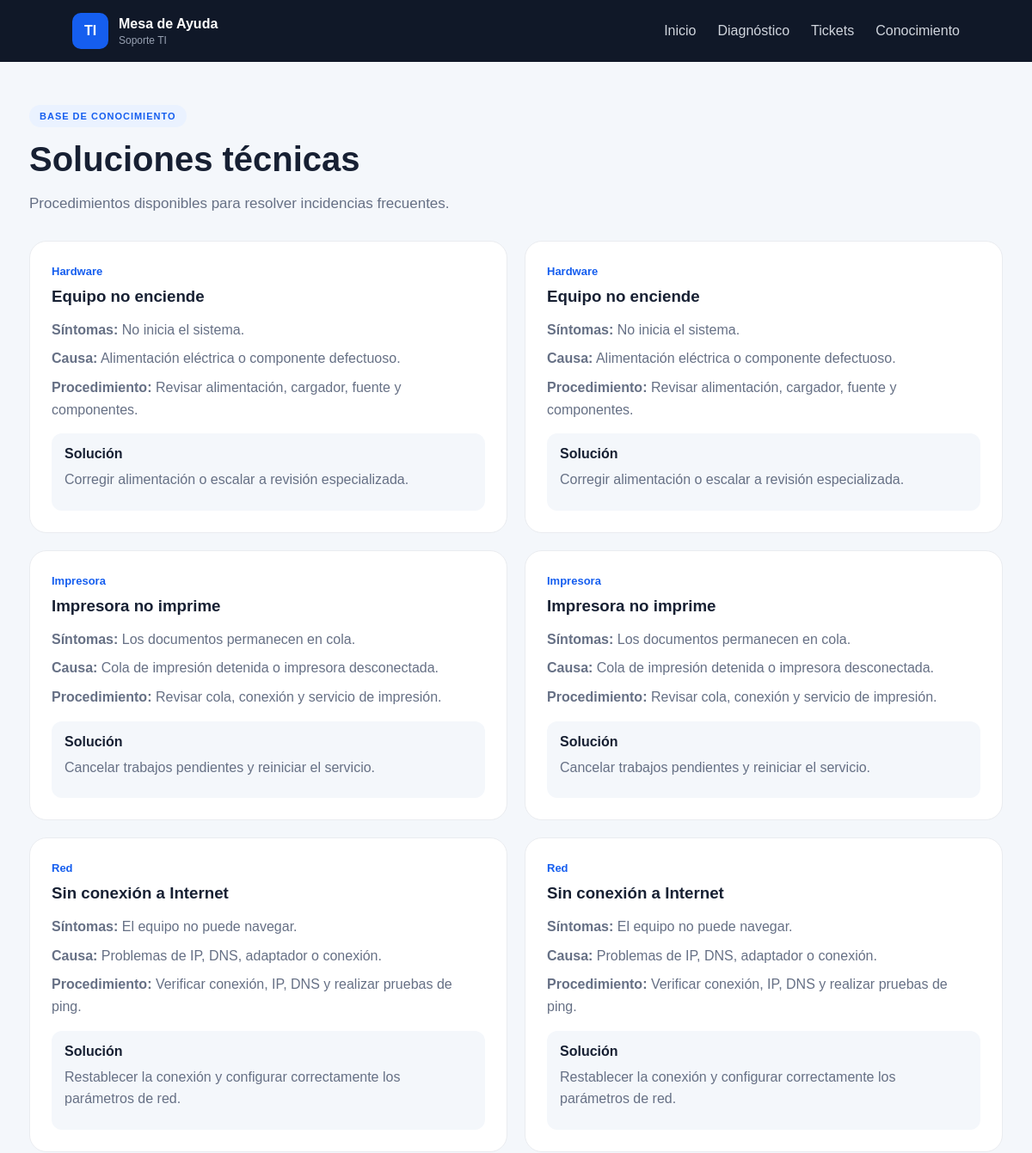
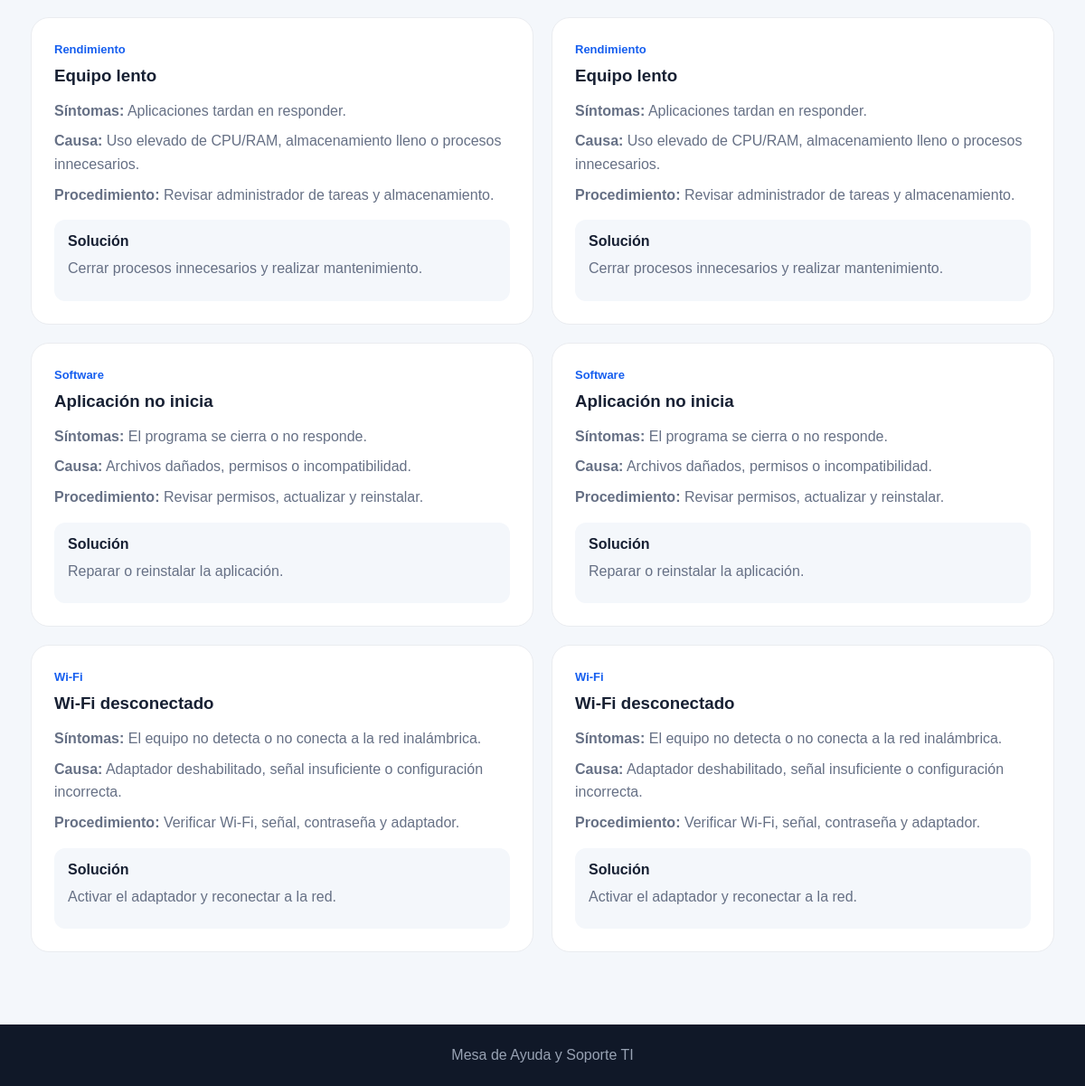
/conocimiento/, run on an earlier commit of the app's database (2 pictures, top to bottom).
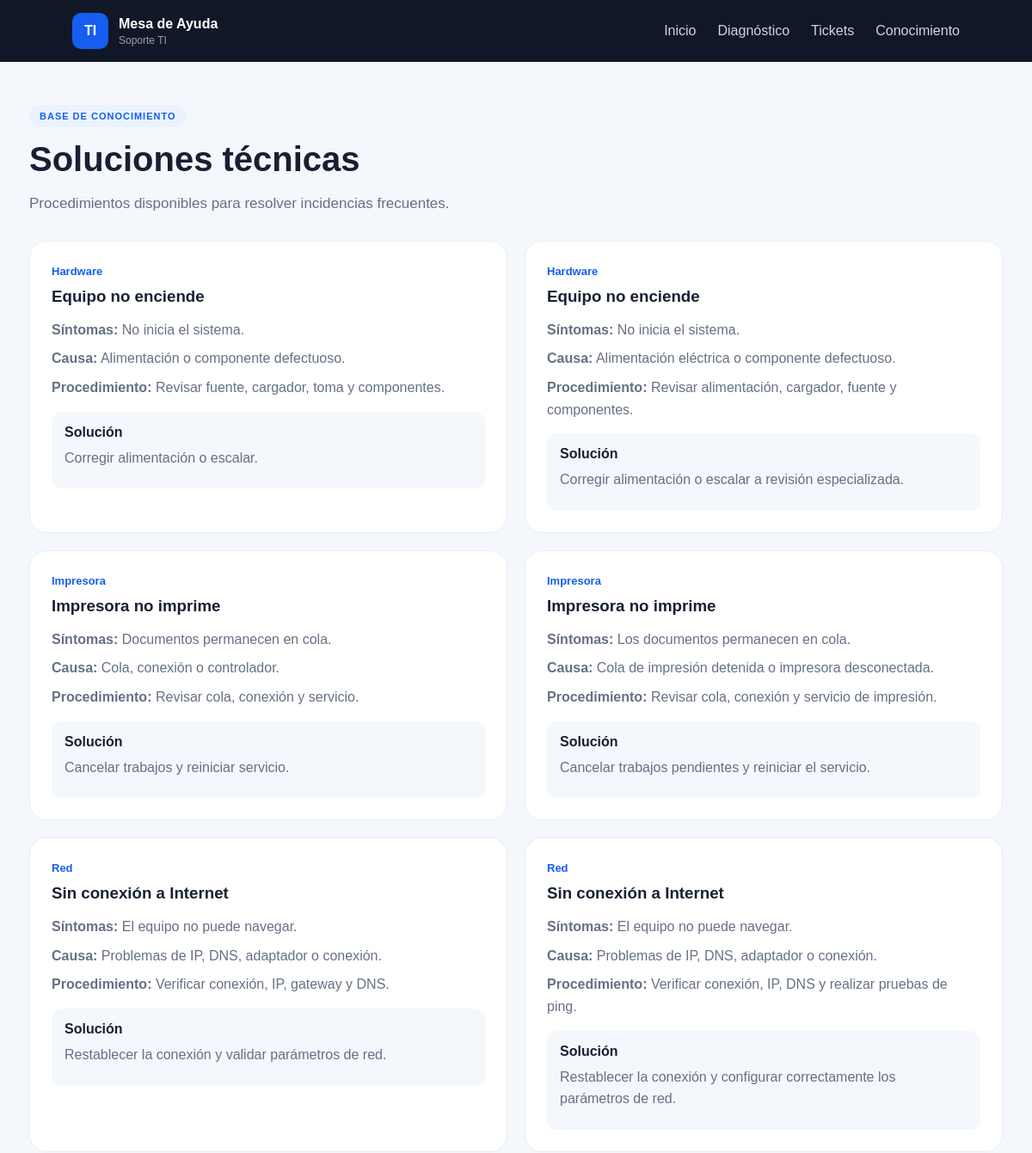
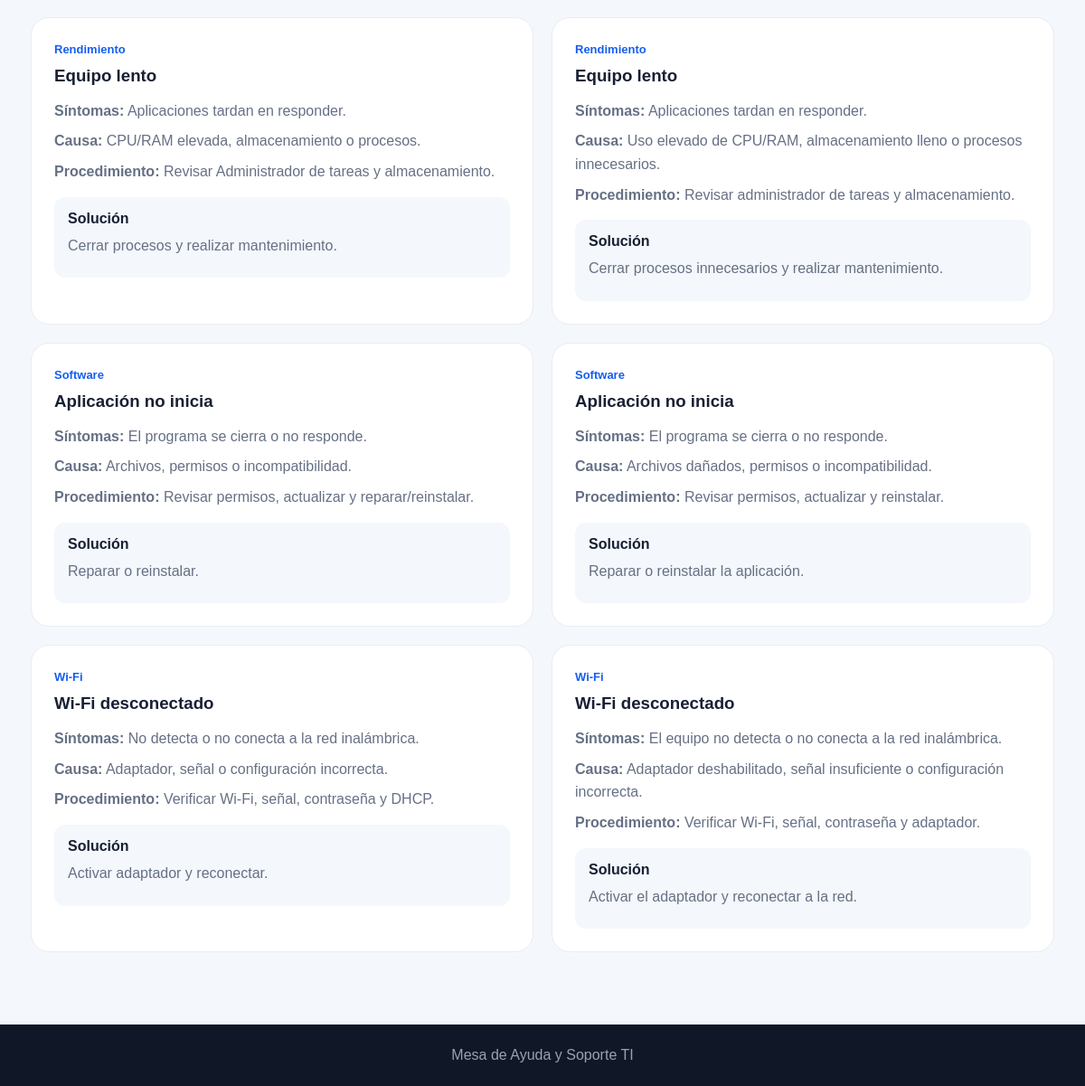
And on a later commit of the database (2 pictures, top to bottom).
### models/conocimiento.py (models this page shows, shortened)
class Conocimiento(db.Model):
    __tablename__ = "conocimiento"
    id = db.Column(db.Integer, primary_key=True)
    categoria = db.Column(
        db.String(80),
        nullable=False
    )
    problema = db.Column(
        db.String(150),
        nullable=False
    )
    sintomas = db.Column(
        db.Text
    )
    causa = db.Column(
        db.Text
    )
    procedimiento = db.Column(
        db.Text
    )
    solucion = db.Column(
        db.Text
    )
    prioridad = db.Column(
        db.String(30),
        default="Media"
    )
    requiere_escalamiento = db.Column(
        db.Boolean,
        default=False
    )

### routes/conocimiento.py (the view)
@conocimiento_bp.route("/")
def listar():
    conocimientos = Conocimiento.query.order_by(
        Conocimiento.categoria
    ).all()
    return render_template(
        "conocimiento.html",
        conocimientos=conocimientos
    )

### templates/conocimiento.html (shortened to what this page needs)
{% extends "base.html" %}
{% block content %}
<div class="page-container">
    <span class="badge">
        BASE DE CONOCIMIENTO
    </span>
    <h1>
        Soluciones técnicas
    </h1>
    <p class="description">
        Procedimientos disponibles para resolver
        incidencias frecuentes.
    </p>
    <div class="knowledge-grid">
        {% for item in conocimientos %}
        <div class="knowledge-card">
            <span class="category">
                {{ item.categoria }}
            </span>
            <h3>
                {{ item.problema }}
            </h3>
            <p>
                <strong>Síntomas:</strong>
                {{ item.sintomas }}
            </p>
            <p>
                <strong>Causa:</strong>
                {{ item.causa }}
            </p>
            <p>
                <strong>Procedimiento:</strong>
                {{ item.procedimiento }}
            </p>
            <div class="solution-mini">
                <strong>
                    Solución
                </strong>
                <p>
                    {{ item.solucion }}
                </p>
            </div>
        </div>
        {% else %}
        <div class="empty-state">
            <h2>
                No hay conocimientos registrados
            </h2>
        </div>
        {% endfor %}
    </div>
</div>
{% endblock %}

### templates/base.html (shortened to what this page needs)
<!DOCTYPE html>
<html lang="es">
<head>
    <link rel="stylesheet"
          href="{{ url_for('static', filename='css/style.css') }}">
</head>
<body>
<header class="topbar">
    <div class="logo">
        <div class="logo-icon">
            TI
        </div>
        <div>
            <strong>Mesa de Ayuda</strong>
            <span>Soporte TI</span>
        </div>
    </div>
    <nav>
        <a href="{{ url_for('main.inicio') }}">
            Inicio
        </a>
        <a href="{{ url_for('diagnostico.iniciar') }}">
            Diagnóstico
        </a>
        <a href="{{ url_for('tickets.listar') }}">
            Tickets
        </a>
        <a href="{{ url_for('conocimiento.listar') }}">
            Conocimiento
        </a>
    </nav>
</header>
<main>
{% block content %}
{% endblock %}
</main>
<footer>
    <p>
        Mesa de Ayuda y Soporte TI
    </p>
</footer>
</body>
</html>

### static/css/style.css (style rules this page uses)
* { box-sizing: border-box; margin: 0; padding: 0; }
body { font-family: Arial, Helvetica, sans-serif; background: #f4f7fb; color: #172033; min-height: 100vh; }
.topbar { min-height: 72px; background: #101828; color: white; display: flex; align-items: center; justify-content: space-between; padding: 15px 7%; }
.logo { display: flex; align-items: center; gap: 12px; }
.logo-icon { width: 42px; height: 42px; background: #155eef; border-radius: 10px; display: flex; align-items: center; justify-content: center; font-weight: bold; }
.logo strong, .logo span { display: block; }
.logo span { color: #98a2b3; font-size: 12px; margin-top: 3px; }
nav { display: flex; gap: 25px; }
nav a { color: #d0d5dd; text-decoration: none; }
main { min-height: calc(100vh - 130px); }
.badge { display: inline-block; padding: 7px 12px; background: #eaf2ff; color: #155eef; border-radius: 30px; font-size: 11px; font-weight: bold; letter-spacing: 1px; }
.hero p, .description { color: #667085; line-height: 1.7; font-size: 17px; margin-bottom: 28px; }
.hero-card, .stat-card, .feature-card, .question-card, .ticket-form, .table-wrap, .knowledge-card, .solution-box, .progress-container { background: white; border: 1px solid #eaecf0; border-radius: 20px; }
.features, .page-container, .diagnostic-container, .result-container { max-width: 1180px; margin: auto; padding: 0 24px 80px; }
.diagnostic-header h1, .page-container h1 { font-size: 40px; margin: 15px 0; }
.category { color: #155eef; font-size: 13px; font-weight: bold; }
.page-container { padding-top: 50px; }
.knowledge-grid { display: grid; grid-template-columns: repeat(2, 1fr); gap: 20px; }
.knowledge-card { padding: 25px; }
.knowledge-card h3 { margin: 10px 0 15px; }
.knowledge-card p { color: #667085; line-height: 1.6; margin: 8px 0; }
.solution-mini { background: #f4f7fb; padding: 15px; border-radius: 12px; margin-top: 15px; }
footer { background: #101828; color: #98a2b3; text-align: center; padding: 25px; }

What changed in the data, as far as the page shows it:
changed Conocimiento: causa "Alimentación eléctrica o componente defectuoso." → "Alimentación o componente defectuoso."; procedimiento "Revisar alimentación, cargador, fuente y componentes." → "Revisar fuente, cargador, toma y componentes."; solucion "Corregir alimentación o escalar a revisión especializada." → "Corregir alimentación o escalar."
changed Conocimiento: sintomas "Los documentos permanecen en cola." → "Documentos permanecen en cola."; causa "Cola de impresión detenida o impresora desconectada." → "Cola, conexión o controlador."; procedimiento "Revisar cola, conexión y servicio de impresión." → "Revisar cola, conexión y servicio."; solucion "Cancelar trabajos pendientes y reiniciar el servicio." → "Cancelar trabajos y reiniciar servicio."
changed Conocimiento: procedimiento "Verificar conexión, IP, DNS y realizar pruebas de ping." → "Verificar conexión, IP, gateway y DNS."; solucion "Restablecer la conexión y configurar correctamente los parámetros de red." → "Restablecer la conexión y validar parámetros de red."
changed Conocimiento: causa "Uso elevado de CPU/RAM, almacenamiento lleno o procesos innecesarios." → "CPU/RAM elevada, almacenamiento o procesos."; procedimiento "Revisar administrador de tareas y almacenamiento." → "Revisar Administrador de tareas y almacenamiento."; solucion "Cerrar procesos innecesarios y realizar mantenimiento." → "Cerrar procesos y realizar mantenimiento."
changed Conocimiento: causa "Archivos dañados, permisos o incompatibilidad." → "Archivos, permisos o incompatibilidad."; procedimiento "Revisar permisos, actualizar y reinstalar." → "Revisar permisos, actualizar y reparar/reinstalar."; solucion "Reparar o reinstalar la aplicación." → "Reparar o reinstalar."
changed Conocimiento: sintomas "El equipo no detecta o no conecta a la red inalámbrica." → "No detecta o no conecta a la red inalámbrica."; causa "Adaptador deshabilitado, señal insuficiente o configuración incorrecta." → "Adaptador, señal o configuración incorrecta."; procedimiento "Verificar Wi-Fi, señal, contraseña y adaptador." → "Verificar Wi-Fi, señal, contraseña y DHCP."; solucion "Activar el adaptador y reconectar a la red." → "Activar adaptador y reconectar."
